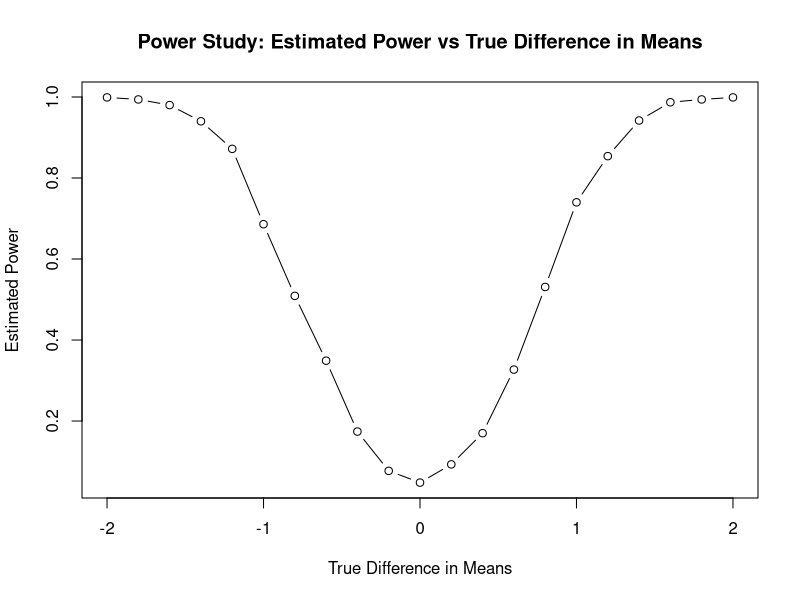
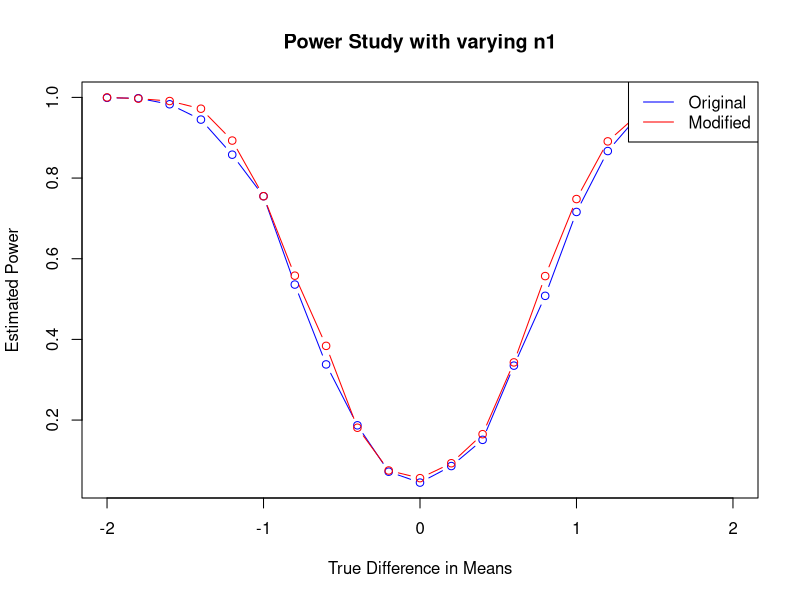
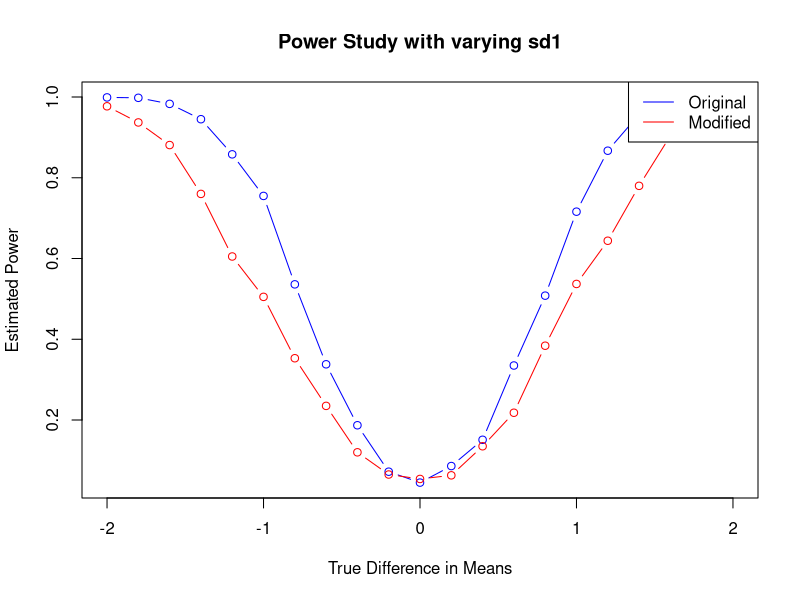
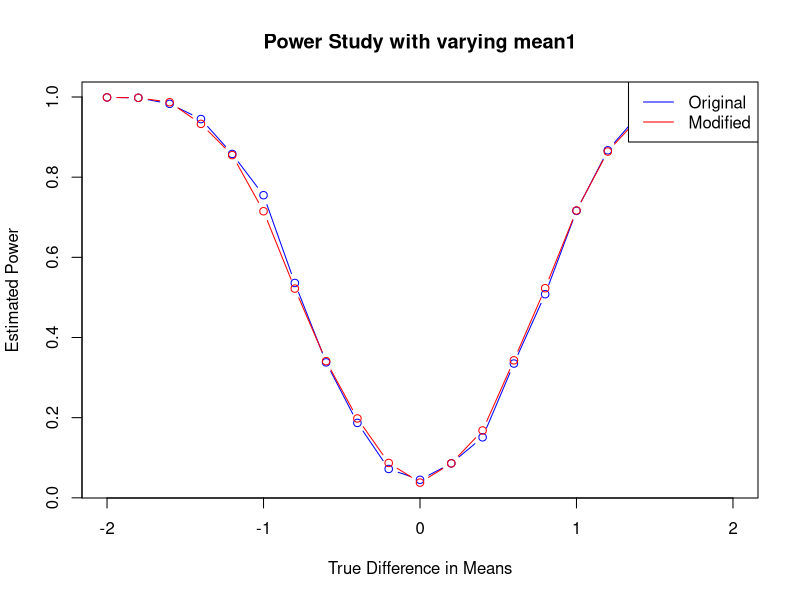
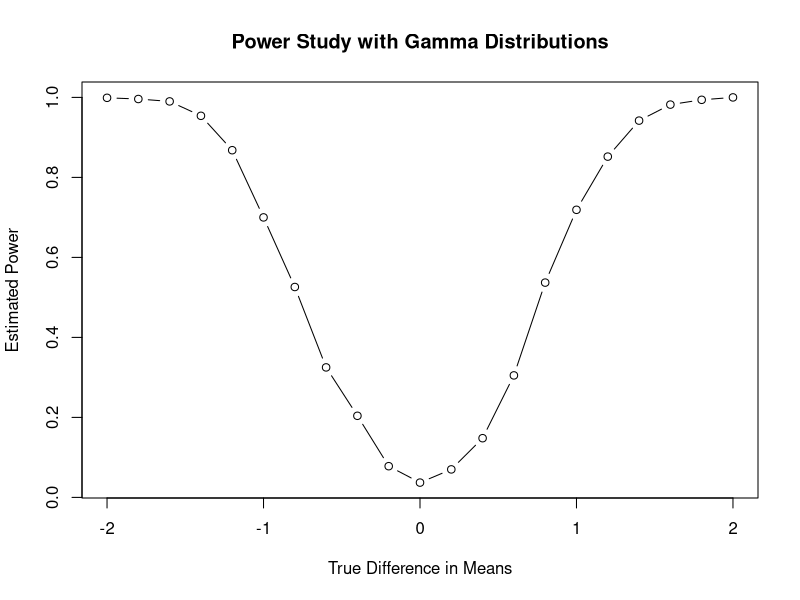

The R source for these figures, in order:
## ---- chunk 1
knitr::opts_chunk$set(echo = TRUE)
## ---- chunk 2
generate_data <- function(n1, mean1, sd1, n2, sd2, true_diff) {
  # Generate samples for the first population
  pop1 <- rnorm(n1, mean1, sd1)
  
  # Generate samples for the second population
  pop2 <- rnorm(n2, mean1 + true_diff, sd2)

  # Create a data frame
  df <- data.frame(
    smpl = c(pop1, pop2),
    pop = c(rep(1, n1), rep(2, n2))
  )
  
  return(df)
}

# Set the parameters
n1 <- 30; mean1 <- 0; sd1 <- 1
n2 <- 20; sd2 <- 1.5; true_diff <- 0.5

# Generate the data frame
data_frame <- generate_data(n1, mean1, sd1, n2, sd2, true_diff)
head(data_frame)
## ---- chunk 3
perform_t_test <- function(df, alpha) {
  # Perform the t-test
  t_test_result <- t.test(
    x = df$smpl[df$pop == 1],
    y = df$smpl[df$pop == 2],
    conf.level = 1 - alpha
  )
  
  # Determine if the null hypothesis is rejected
  reject_null <- t_test_result$p.value < alpha
  return(reject_null)
}

# Set alpha
alpha <- 0.05

# Test the function with the generated data frame
reject_null <- perform_t_test(data_frame, alpha)
reject_null
## ---- chunk 4
estimate_power <- function(S, n1, mean1, sd1, n2, sd2, true_diff, alpha) {
  reject_count <- 0
  
  for (i in 1:S) {
    # Generate a new data frame for each iteration
    df <- generate_data(n1, mean1, sd1, n2, sd2, true_diff)
    
    # Perform the t-test and check if null is rejected
    if (perform_t_test(df, alpha)) {
      reject_count <- reject_count + 1
    }
  }
  
  # Calculate the power as the proportion of rejections
  power <- reject_count / S
  return(power)
}
## ---- chunk 5
# Set the parameters
S <- 2000
n1 <- 30; mean1 <- 0; sd1 <- 1
n2 <- 20; sd2 <- 1.5; true_diff <- 0.5
alpha <- 0.05

# Estimate the power
power_estimate <- estimate_power(S, n1, mean1, sd1, n2, sd2, true_diff, alpha)
power_estimate
## ---- chunk 6
# Function to check Type I error
check_type_I_error <- function(S, n1, mean1, sd1, n2, sd2, alpha) {
  type_I_error_count <- 0
  for (i in 1:S) {
    df <- generate_data(n1, mean1, sd1, n2, sd2, 0)
    if (perform_t_test(df, alpha)) {
      type_I_error_count <- type_I_error_count + 1
    }
  }
  type_I_error_rate <- type_I_error_count / S
  return(type_I_error_rate)
}

# Check Type I error
type_I_error_rate <- check_type_I_error(S, n1, mean1, sd1, n2, sd2, alpha)
print(type_I_error_rate)
## ---- chunk 7
# Extended function to perform a full-scale power study
power_study <- function(S, n1, mean1, sd1, n2, sd2, diff_range, alpha) {
  power_results <- numeric(length(diff_range))
  
  for (i in seq_along(diff_range)) {
    true_diff <- diff_range[i]
    power_results[i] <- estimate_power(S, n1, mean1, sd1, n2, sd2, true_diff, alpha)
  }
  
  return(data.frame(true_diff = diff_range, estimated_power = power_results))
}

# Parameters for the power study
S <- 1000 # Number of simulations per true difference level
n1 <- 30; mean1 <- 0; sd1 <- 1
n2 <- 20; sd2 <- 1.5
diff_range <- seq(-2, 2, 0.2) # Range of true difference in means
alpha <- 0.05

# Conduct the power study
power_study_results <- power_study(S, n1, mean1, sd1, n2, sd2, diff_range, alpha)

# Plot the results
plot(power_study_results$true_diff, power_study_results$estimated_power, type = "b",
     xlab = "True Difference in Means", ylab = "Estimated Power",
     main = "Power Study: Estimated Power vs True Difference in Means")
## ---- chunk 8
# Function to plot power curves
plot_power_curves <- function(original_results, modified_results, param_name) {
  plot(original_results$true_diff, original_results$estimated_power, type = "b", col = "blue",
       xlab = "True Difference in Means", ylab = "Estimated Power",
       main = paste("Power Study with varying", param_name),
       ylim = range(c(original_results$estimated_power, modified_results$estimated_power)))
  lines(modified_results$true_diff, modified_results$estimated_power, type = "b", col = "red")
  legend("topright", legend = c("Original", "Modified"), col = c("blue", "red"), lty = 1)
}

# Conduct the original power study
original_power_study_results <- power_study(S, n1, mean1, sd1, n2, sd2, diff_range, alpha)
## ---- chunk 9
# Varying n1
n1_modified <- 50 # Increased sample size
modified_power_study_results_n1 <- power_study(S, n1_modified, mean1, sd1, n2, sd2, diff_range, alpha)
plot_power_curves(original_power_study_results, modified_power_study_results_n1, "n1")
## ---- chunk 10
# Varying sd1
sd1_modified <- 2 # Increased standard deviation
modified_power_study_results_sd1 <- power_study(S, n1, mean1, sd1_modified, n2, sd2, diff_range, alpha)
plot_power_curves(original_power_study_results, modified_power_study_results_sd1, "sd1")
## ---- chunk 11
# Varying mean1 (keeping difference constant)
mean1_modified <- 1 # Shift mean1
modified_power_study_results_mean1 <- power_study(S, n1, mean1_modified, sd1, n2, sd2, diff_range, alpha)
plot_power_curves(original_power_study_results, modified_power_study_results_mean1, "mean1")

## ---- chunk 12
# Function to generate data from gamma distributions
generate_gamma_data <- function(n1, shape1, scale1, n2, shape2, true_diff) {
  # Calculate scale2 to achieve the desired true_diff
  mean1 <- shape1 * scale1
  scale2 <- (mean1 + true_diff) / shape2

  # Generate samples from gamma distributions
  pop1 <- rgamma(n1, shape1, scale1)
  pop2 <- rgamma(n2, shape2, scale2)
  df <- data.frame(smpl = c(pop1, pop2), pop = c(rep(1, n1), rep(2, n2)))
  return(df)
}

# Adjust the power study function to use gamma data
gamma_power_study <- function(S, n1, shape1, scale1, n2, shape2, diff_range, alpha) {
  power_results <- numeric(length(diff_range))
  
  for (i in seq_along(diff_range)) {
    true_diff <- diff_range[i]
    df <- generate_gamma_data(n1, shape1, scale1, n2, shape2, true_diff)
    power_results[i] <- estimate_power(S, n1, mean1, sd1, n2, sd2, true_diff, alpha)
  }
  
  return(data.frame(true_diff = diff_range, estimated_power = power_results))
}

# Parameters for gamma distribution
shape1 <- 2; scale1 <- 1
shape2 <- 2

# Conduct the gamma power study
gamma_power_study_results <- gamma_power_study(S, n1, shape1, scale1, n2, shape2, diff_range, alpha)

# Plot the gamma power study results
plot(gamma_power_study_results$true_diff, gamma_power_study_results$estimated_power, type = "b", 
     xlab = "True Difference in Means", ylab = "Estimated Power",
     main = "Power Study with Gamma Distributions")
## ---- chunk 13
# Function to integrate
integrand_1a <- function(x) {
  return(cos(x * (2 - x)) / (3 - x^2 + x^(1/3)))
}

# Monte Carlo integration
monte_carlo_integration_1a <- function(f, a, b, samples=10000) {
  # Generate random samples
  x_random <- runif(samples, a, b)
  y_random <- sapply(x_random, f)
  
  # Estimate the integral
  integral_estimate <- (b - a) * mean(y_random)
  # Estimate the standard error
  standard_error <- (b - a) * sd(y_random) / sqrt(samples)
  
  return(c(integral_estimate, standard_error))
}

# Performing the Monte Carlo Integration for the given function
a <- 0 # Lower limit of integration
b <- 2 # Upper limit of integration
mc_result <- monte_carlo_integration_1a(integrand_1a, a, b)

# Printing the results
cat("The estimated value of the integral is:", mc_result[1], "\n")
cat("The estimated standard error is:", mc_result[2], "\n")


## ---- chunk 14
# Using quadrature integration
quad_result <- integrate(integrand_1a, a, b)

# Printing the results
cat("Estimate value using Monte Carlo integration:", mc_result[1], "\n")
cat("Estimate value using quadrature integration:", quad_result$value, "\n")
## ---- chunk 15
# Function to integrate for 2a
integrand_2a <- function(x) {
  return(x^4 * exp(-x/4) / (1 + x^2 + sqrt(x)))
}

# Monte Carlo integration function for 2a
monte_carlo_integration_2a <- function(f, samples=10000) {
  # Since the upper limit is infinity, we use importance sampling
  # We'll use the exponential distribution as the importance function
  # The rate parameter for the exponential distribution
  lambda_exp <- 1/4
  
  # Generate samples from the exponential distribution
  x_random <- rexp(samples, rate=lambda_exp)
  
  # Evaluate the integrand function at the sampled points
  y_values <- f(x_random)
  
  # The weights are the PDF of the exponential distribution evaluated at the sampled points
  weights <- dexp(x_random, rate=lambda_exp)
  
  # Compute the weighted average of the function values
  integral_estimate <- mean(y_values / weights)
  # Compute the standard error
  standard_error <- sd(y_values / weights) / sqrt(samples)
  
  return(c(integral_estimate, standard_error))
}

# Perform the Monte Carlo Integration for the given function
mc_results <- monte_carlo_integration_2a(integrand_2a)

# Print the results
cat("The estimated value of the integral is:", mc_results[1], "\n")
cat("The estimated standard error is:", mc_results[2], "\n")
## ---- chunk 16
# Using quadrature integration
quad_results <- integrate(integrand_2a, lower=0, upper=Inf)

# Print the results
cat("Estimate value using Monte Carlo integration:", mc_results[1], "\n")
cat("Estimate value using quadrature integration:", quad_results$value, "\n")
